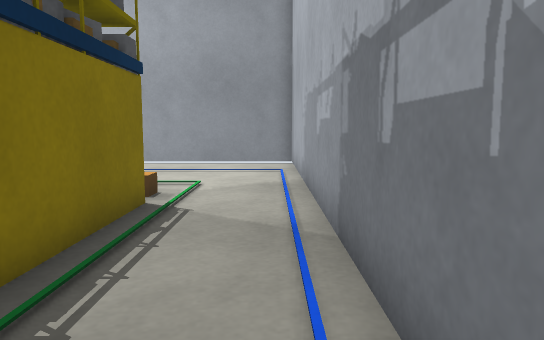
View 1 (above)

18 first-person views from a walk through a world built for the Gazebo simulator. The camera is 0.68 m above the floor, tilts 6° down and sees 70° across. The floor is counted in squares, 0.5 m on a side. Each view is taken from the middle of a square. On the plan, view 1 faces up. The plan holds only what a view shows up to about 16 squares ahead; the rest is blank.

View 2
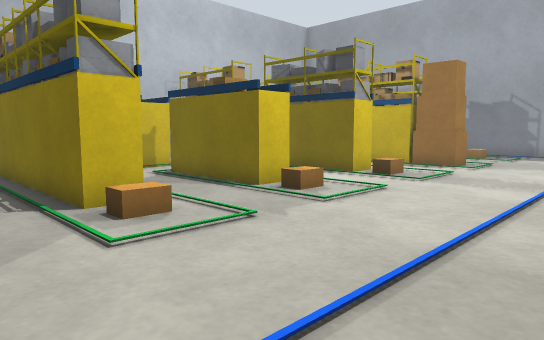

View 3
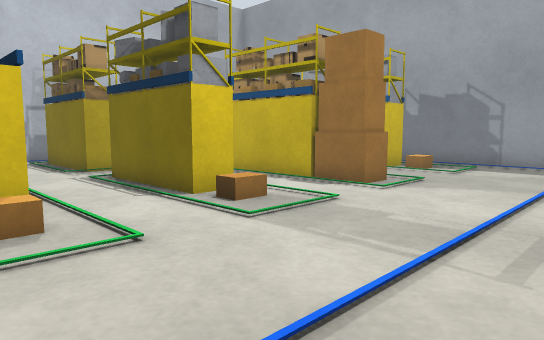

View 4
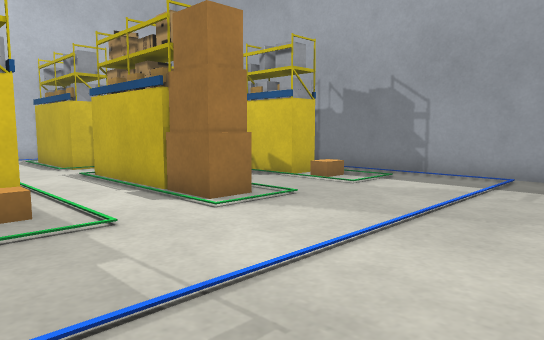

View 5
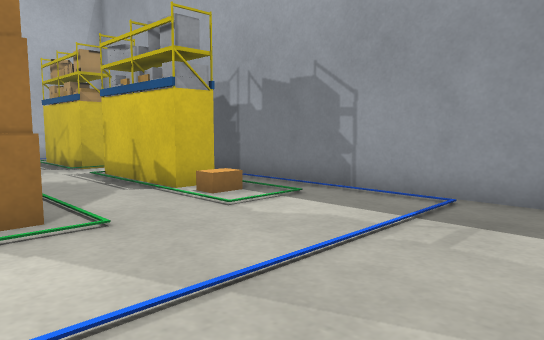

View 6
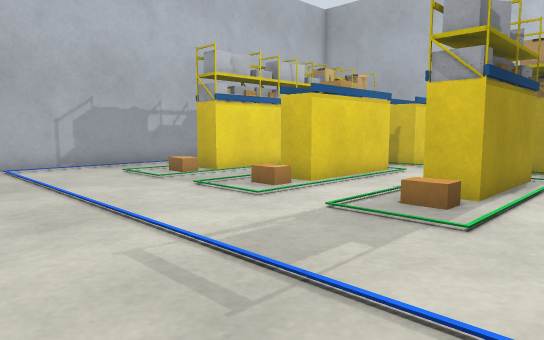

View 7
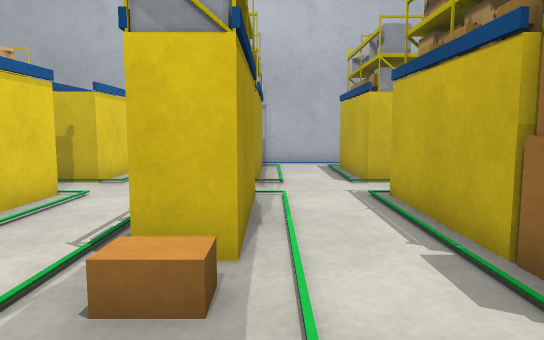

View 8
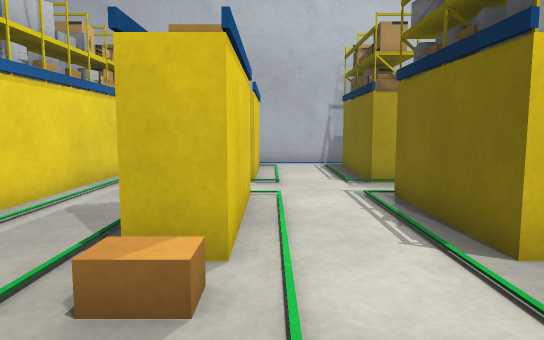

View 9
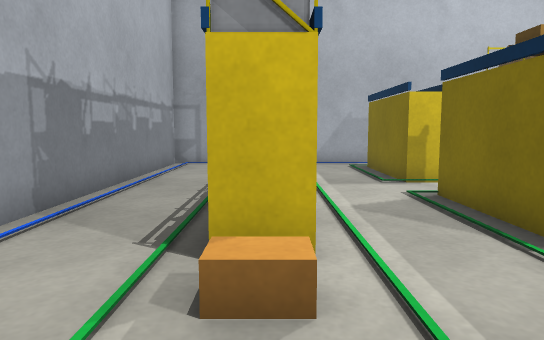

View 10
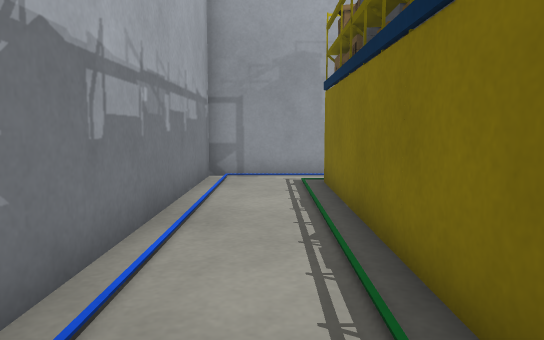

View 11
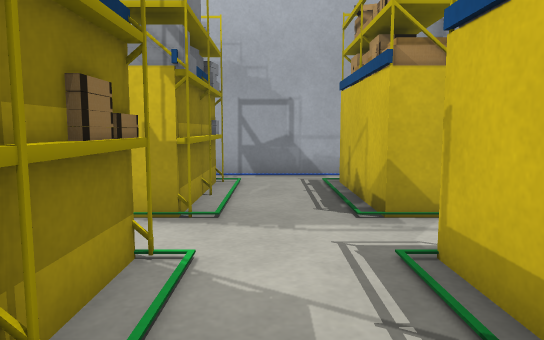

View 12
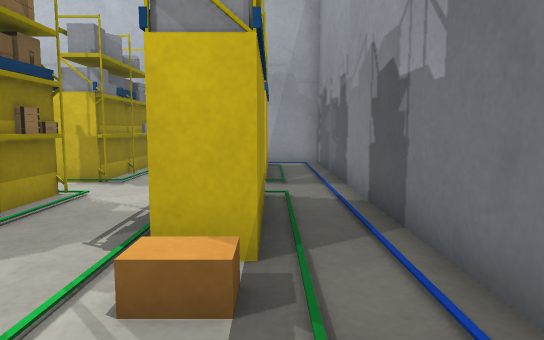

View 13
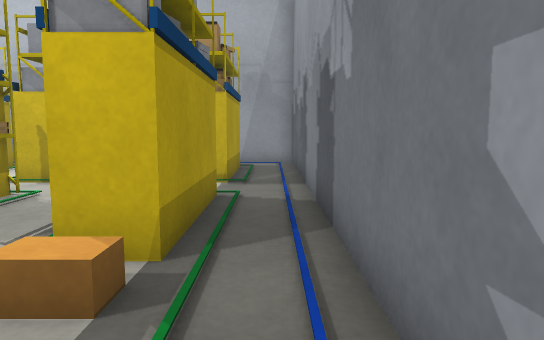

View 14
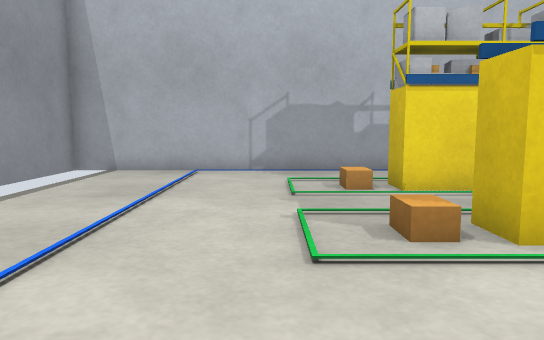

View 15
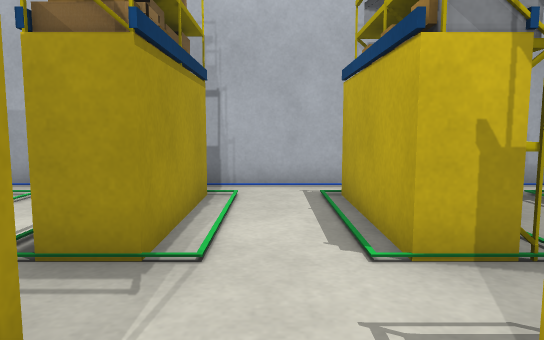

View 16
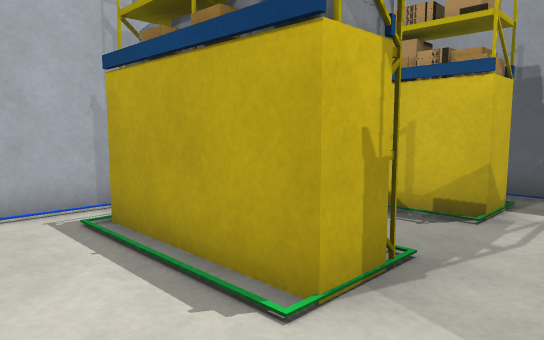

View 17
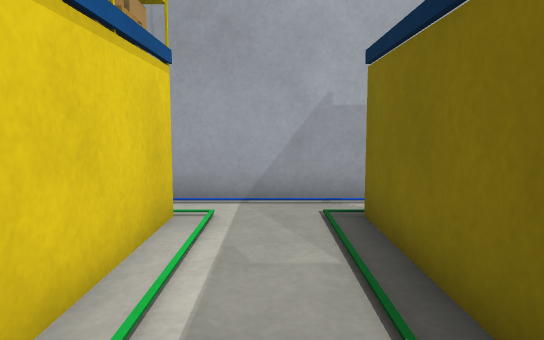

View 18
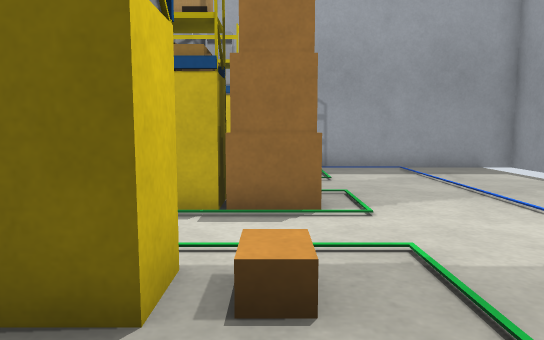

### Floor plan
Key: @ floor where view 1 was taken; # wall or solid block; . main floor; : floor 0.05 m higher than the main floor; C crate; S shelf; B orange box.
Columns run from 22 left of view 1 to 1 right of it. Each row starts with its distance up from view 1.
 16 #                      #
 15 #.....  .   .    ......#
 14 #......................#
 13 #......................#
 12 #......................#
 11 #......................#
 10 #......................#
  9 #......C...............#
  8 #..C...C...C...C...C...#
  7 #.#S...B...S...#...S...#
  6 #.#S...S...S...#...S...#
  5 #.#S...B...S...#...S...#
  4 #.#S...B...S...#...S...#
  3 #.#S..:S..:S:.:.:..S...#
  2 #..................S...#
  1 #.#S...B...S...#...S...#
  0 #.#S...S...S...#...S..@#
 -1 #.#S...B...S...#...S...#
 -2 #.#S...B...S...#...S...#
 -3 #.#S...S...S.......S...#
 -4 #......................#
 -5 ########################

Positions as (right, up) in squares from view 1, and headings:
1: (0, 0), facing up
2: (0, 14), facing down-left
3: (-6, 14), facing down-left
4: (-10, 15), facing down-left
5: (-14, 15), facing down-left
6: (-14, 15), facing down-right
7: (-12, 11), facing down
8: (-8, 11), facing down
9: (-3, 11), facing down
10: (-1, 7), facing down
11: (-17, 7), facing down
12: (-20, 11), facing down
13: (-21, 11), facing down
14: (-12, 10), facing right
15: (-13, 5), facing down
16: (-12, 3), facing down-left
17: (-5, 3), facing down
18: (-8, 8), facing left
